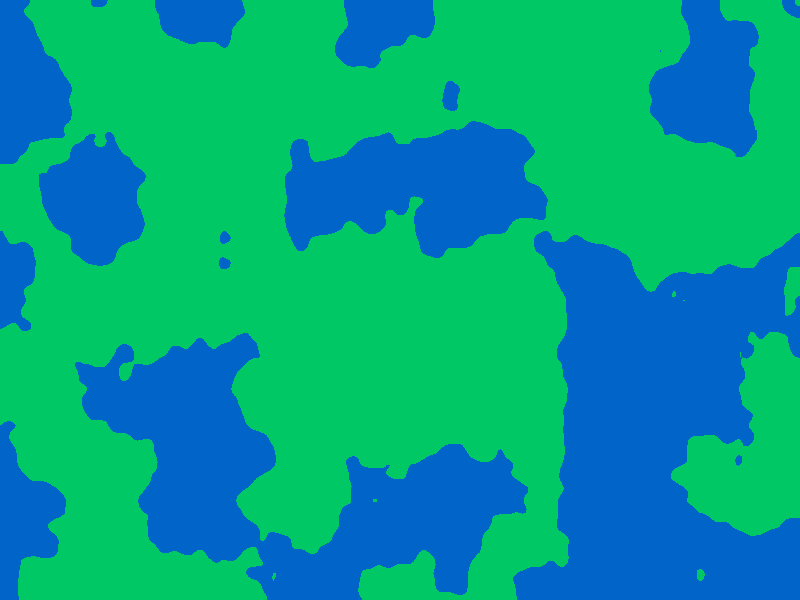
Frame 1 (no input)
Frame 60 (the mouse pressed at the canvas centre just before this capture): identical to frame 1, image omitted
Frame 120 (the mouse held since frame 60 and released just before this capture): identical to frame 1, image omitted

The Processing sketch that drew this single still picture (run headless with seeded random() and noise(); from frame 60 on, the mouse is pressed at the canvas centre):

// Processing sketch: PerlinNoiseFlowField
// ── PerlinNoiseFlowField.pde
// Perlin noise flow field
float xOff, yOff, xOffInit;

void setup() {
    size(800, 600);
    
    pixelDensity(1);
    
    xOffInit = 0;
    xOff = 0;
    yOff = 0;
}

void draw() {
    background(0);
    
    loadPixels();
    
    xOff = xOffInit;
    
    for (int x = 0; x < width; x++) {
        yOff = 0.0;
        for (int y = 0; y < height; y++) {
            // TODO: Try to map the variety of depth to the current position relative to screen width
            //float detail = map(mouseX, 0, width, 0.1, 0.6);
            //noiseDetail(4, detail);
            
            // Get new grey value
            float grey = noise(xOff, yOff) * 255;
            
            // Color the pixel at the index
            //pixels[x + y * width] = color(grey);
            pixels[x + y * width] = grey <= 120 ? color(0, 200, 100) : color(0, 100, 200);
            
            yOff += 0.01;
        }
        xOff += 0.01;
    }
    
    //xOffInit += 0.1;
    
    updatePixels();
}
